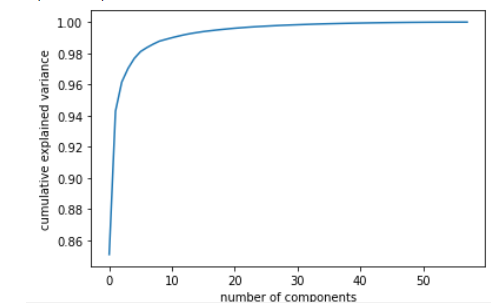

Write Python code to recreate this figure.
import scipy.io as sio
import numpy
from numpy import savetxt 
from sklearn.decomposition import PCA
from tensorflow.random import set_seed
from numpy.random import seed
from matplotlib import pyplot

def _check_keys( dict):
	"""
	checks if entries in dictionary are mat-objects. If yes
	todict is called to change them to nested dictionaries
	"""
	for key in dict:
    		if isinstance(dict[key], sio.matlab.mio5_params.mat_struct):
        		dict[key] = _todict(dict[key])
	return dict


def _todict(matobj):
    """
    A recursive function which constructs from matobjects nested dictionaries
    """
    dict = {}
    for strg in matobj._fieldnames:
        elem = matobj.__dict__[strg]
        if isinstance(elem, sio.matlab.mio5_params.mat_struct):
            dict[strg] = _todict(elem)
        else:
            dict[strg] = elem
    return dict


def loadmat(filename):
	"""
	this function should be called instead of direct scipy.io .loadmat
	as it cures the problem of not properly recovering python dictionaries
	from mat files. It calls the function check keys to cure all entries
	which are still mat-objects
	"""
	data = sio.loadmat(filename, struct_as_record=False, squeeze_me=True)
	return _check_keys(data)


# setting the seed
seed(1)
set_seed(1)

combinedData = numpy.empty([0, 3364])

myKeys = loadmat("/content/EEGData_unit.mat")
print(myKeys)
eegData = myKeys['EEGData_unit']
eegDataAllSamples = eegData['Data']
eegDataAllLabels = eegData['Labels']
print(eegDataAllSamples.shape)
print(eegDataAllLabels.shape)

yes_input = eegDataAllLabels == 'Yes'
eegDataAllLabels[yes_input] = 1
no_input = eegDataAllLabels == 'No'
eegDataAllLabels[no_input] = 0


eegData_orig = eegDataAllSamples[10].reshape(64, 512)
eegData_orig = eegData_orig.transpose()
eegData_1 = numpy.delete(eegData_orig, numpy.s_[57:61], axis=1)
eegData_2 = numpy.delete(eegData_1, numpy.s_[14], axis=1)
eegData = numpy.delete(eegData_2, numpy.s_[18], axis=1)
print(eegData.shape)
my_pca = PCA(n_components=58, random_state=2)
my_pca.fit(eegData)
print(my_pca.components_.shape)
pyplot.plot(numpy.cumsum(my_pca.explained_variance_ratio_))
pyplot.xlabel('number of components')
pyplot.ylabel('cumulative explained variance');
pyplot.show()
